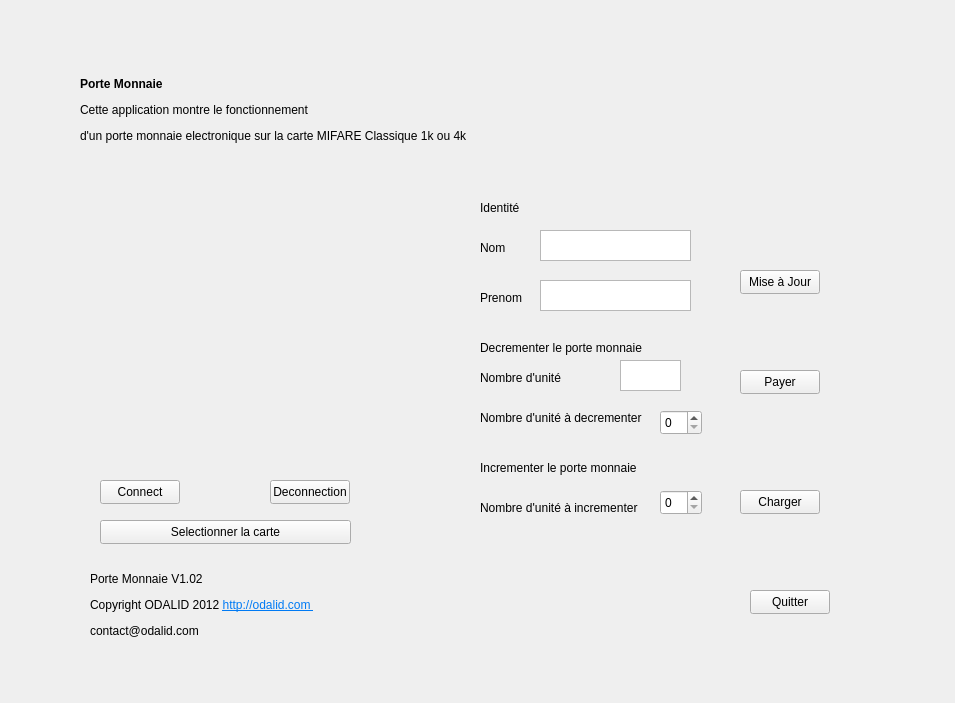
<?xml version="1.0" encoding="UTF-8"?>
<ui version="4.0">
 <class>MaFenetre</class>
 <widget class="QWidget" name="MaFenetre">
  <property name="geometry">
   <rect>
    <x>0</x>
    <y>0</y>
    <width>955</width>
    <height>703</height>
   </rect>
  </property>
  <property name="windowTitle">
   <string>MaFenetre</string>
  </property>
  <widget class="QPushButton" name="Maj">
   <property name="geometry">
    <rect>
     <x>740</x>
     <y>270</y>
     <width>80</width>
     <height>24</height>
    </rect>
   </property>
   <property name="text">
    <string>Mise à Jour</string>
   </property>
  </widget>
  <widget class="QPushButton" name="Payer">
   <property name="geometry">
    <rect>
     <x>740</x>
     <y>370</y>
     <width>80</width>
     <height>24</height>
    </rect>
   </property>
   <property name="text">
    <string>Payer</string>
   </property>
  </widget>
  <widget class="QPushButton" name="Charger">
   <property name="geometry">
    <rect>
     <x>740</x>
     <y>490</y>
     <width>80</width>
     <height>24</height>
    </rect>
   </property>
   <property name="text">
    <string>Charger</string>
   </property>
  </widget>
  <widget class="QPushButton" name="Connect">
   <property name="geometry">
    <rect>
     <x>100</x>
     <y>480</y>
     <width>80</width>
     <height>24</height>
    </rect>
   </property>
   <property name="text">
    <string>Connect</string>
   </property>
  </widget>
  <widget class="QPushButton" name="Deconnection">
   <property name="geometry">
    <rect>
     <x>270</x>
     <y>480</y>
     <width>80</width>
     <height>24</height>
    </rect>
   </property>
   <property name="text">
    <string>Deconnection</string>
   </property>
  </widget>
  <widget class="QPushButton" name="Selectionner">
   <property name="geometry">
    <rect>
     <x>100</x>
     <y>520</y>
     <width>251</width>
     <height>24</height>
    </rect>
   </property>
   <property name="text">
    <string>Selectionner la carte</string>
   </property>
  </widget>
  <widget class="QPushButton" name="Quitter">
   <property name="geometry">
    <rect>
     <x>750</x>
     <y>590</y>
     <width>80</width>
     <height>24</height>
    </rect>
   </property>
   <property name="text">
    <string>Quitter</string>
   </property>
  </widget>
  <widget class="QLabel" name="Nom">
   <property name="geometry">
    <rect>
     <x>480</x>
     <y>240</y>
     <width>49</width>
     <height>16</height>
    </rect>
   </property>
   <property name="text">
    <string>Nom</string>
   </property>
  </widget>
  <widget class="QLabel" name="Prenom">
   <property name="geometry">
    <rect>
     <x>480</x>
     <y>290</y>
     <width>49</width>
     <height>16</height>
    </rect>
   </property>
   <property name="text">
    <string>Prenom</string>
   </property>
  </widget>
  <widget class="QLabel" name="NbU">
   <property name="geometry">
    <rect>
     <x>480</x>
     <y>370</y>
     <width>101</width>
     <height>16</height>
    </rect>
   </property>
   <property name="text">
    <string>Nombre d'unité</string>
   </property>
  </widget>
  <widget class="QLabel" name="NbUdecre">
   <property name="geometry">
    <rect>
     <x>480</x>
     <y>410</y>
     <width>171</width>
     <height>16</height>
    </rect>
   </property>
   <property name="text">
    <string>Nombre d'unité à decrementer</string>
   </property>
  </widget>
  <widget class="QLabel" name="NbUincre">
   <property name="geometry">
    <rect>
     <x>480</x>
     <y>500</y>
     <width>171</width>
     <height>16</height>
    </rect>
   </property>
   <property name="text">
    <string>Nombre d'unité à incrementer</string>
   </property>
  </widget>
  <widget class="QTextEdit" name="textEdit">
   <property name="geometry">
    <rect>
     <x>540</x>
     <y>230</y>
     <width>151</width>
     <height>31</height>
    </rect>
   </property>
  </widget>
  <widget class="QTextEdit" name="textEdit_2">
   <property name="geometry">
    <rect>
     <x>540</x>
     <y>280</y>
     <width>151</width>
     <height>31</height>
    </rect>
   </property>
  </widget>
  <widget class="QTextEdit" name="Compteur">
   <property name="geometry">
    <rect>
     <x>620</x>
     <y>360</y>
     <width>61</width>
     <height>31</height>
    </rect>
   </property>
  </widget>
  <widget class="QLabel" name="NbU_2">
   <property name="geometry">
    <rect>
     <x>480</x>
     <y>340</y>
     <width>211</width>
     <height>16</height>
    </rect>
   </property>
   <property name="text">
    <string>Decrementer le porte monnaie</string>
   </property>
  </widget>
  <widget class="QLabel" name="NbU_3">
   <property name="geometry">
    <rect>
     <x>480</x>
     <y>200</y>
     <width>211</width>
     <height>16</height>
    </rect>
   </property>
   <property name="text">
    <string>Identité</string>
   </property>
  </widget>
  <widget class="QSpinBox" name="spinBoxdecr">
   <property name="geometry">
    <rect>
     <x>660</x>
     <y>410</y>
     <width>42</width>
     <height>25</height>
    </rect>
   </property>
  </widget>
  <widget class="QSpinBox" name="spinBoxincr_2">
   <property name="geometry">
    <rect>
     <x>660</x>
     <y>490</y>
     <width>42</width>
     <height>25</height>
    </rect>
   </property>
  </widget>
  <widget class="QLabel" name="NbU_4">
   <property name="geometry">
    <rect>
     <x>480</x>
     <y>460</y>
     <width>211</width>
     <height>16</height>
    </rect>
   </property>
   <property name="text">
    <string>Incrementer le porte monnaie</string>
   </property>
  </widget>
  <widget class="QLabel" name="NbUincre_2">
   <property name="geometry">
    <rect>
     <x>90</x>
     <y>570</y>
     <width>231</width>
     <height>71</height>
    </rect>
   </property>
   <property name="text">
    <string>&lt;html&gt;&lt;head/&gt;&lt;body&gt;&lt;p&gt;Porte Monnaie V1.02  &lt;/p&gt;&lt;p&gt;Copyright ODALID 2012 &lt;a href=&quot; http://odalid.com &quot;&gt;&lt;span style=&quot; text-decoration: underline; color:#007af4;&quot;&gt;http://odalid.com &lt;/span&gt;&lt;/a&gt;&lt;/p&gt;&lt;p&gt;contact@odalid.com&lt;/p&gt;&lt;/body&gt;&lt;/html&gt;</string>
   </property>
  </widget>
  <widget class="QLabel" name="NbUincre_3">
   <property name="geometry">
    <rect>
     <x>80</x>
     <y>70</y>
     <width>411</width>
     <height>81</height>
    </rect>
   </property>
   <property name="text">
    <string>&lt;html&gt;&lt;head/&gt;&lt;body&gt;&lt;p&gt;&lt;span style=&quot; font-weight:700;&quot;&gt;Porte Monnaie &lt;/span&gt;&lt;/p&gt;&lt;p&gt;Cette application montre le fonctionnement&lt;/p&gt;&lt;p&gt; d'un porte monnaie electronique sur la carte MIFARE Classique 1k ou 4k&lt;/p&gt;&lt;/body&gt;&lt;/html&gt;</string>
   </property>
  </widget>
  <widget class="QLabel" name="label">
   <property name="geometry">
    <rect>
     <x>70</x>
     <y>160</y>
     <width>361</width>
     <height>311</height>
    </rect>
   </property>
   <property name="text">
    <string>&lt;html&gt;&lt;head/&gt;&lt;body&gt;&lt;p&gt;&lt;img src=&quot;:/Downloads/MicrosoftTeams-image.png&quot;/&gt;&lt;/p&gt;&lt;/body&gt;&lt;/html&gt;</string>
   </property>
  </widget>
  <widget class="QLabel" name="label_2">
   <property name="geometry">
    <rect>
     <x>590</x>
     <y>80</y>
     <width>251</width>
     <height>111</height>
    </rect>
   </property>
   <property name="text">
    <string>&lt;html&gt;&lt;head/&gt;&lt;body&gt;&lt;p&gt;&lt;img src=&quot;:/Downloads/MicrosoftTeams-image (1).png&quot;/&gt;&lt;/p&gt;&lt;/body&gt;&lt;/html&gt;</string>
   </property>
  </widget>
 </widget>
 <resources/>
 <connections/>
</ui>
